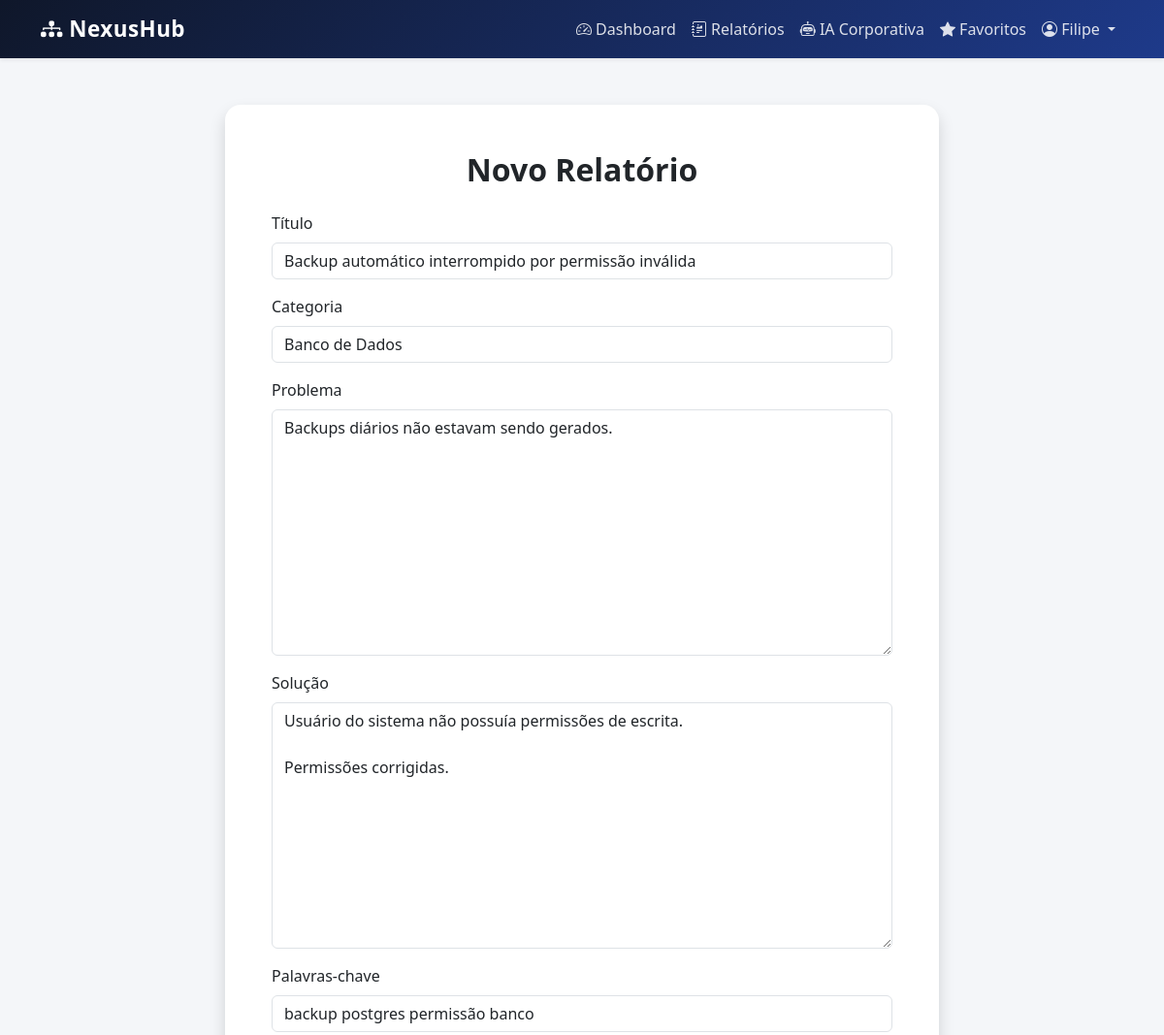
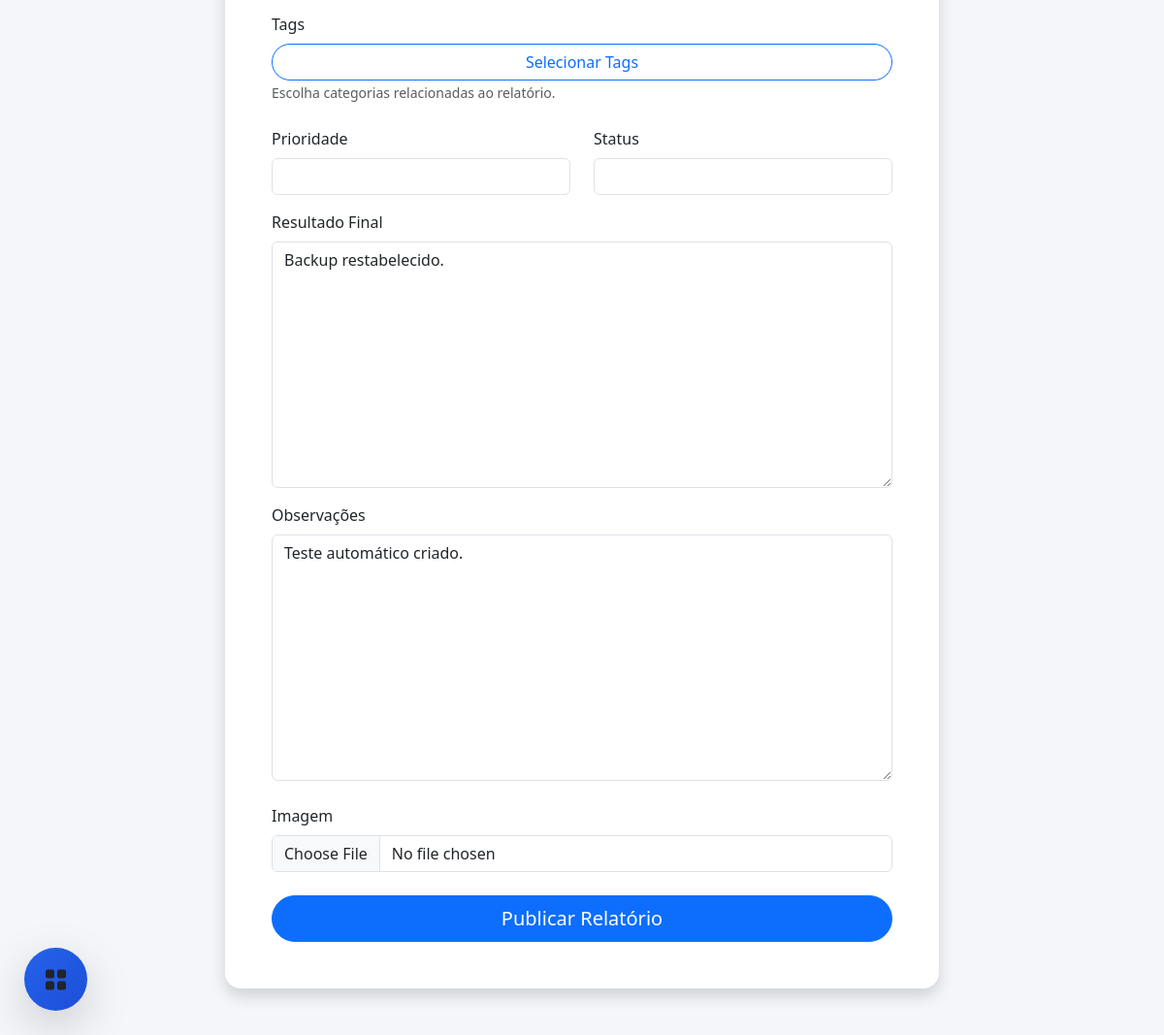
/relatorios/editar/12/ (signed in), run on the app's committed database (2 pictures, top to bottom).
### relatorios/models.py (models this page shows, shortened)
class Relatorio(models.Model):
    STATUS = [
        ('Aberto', 'Aberto'),
        ('Em andamento', 'Em andamento'),
        ('Resolvido', 'Resolvido')
    ]
    PRIORIDADE = [
        ('Baixa', 'Baixa'),
        ('Média', 'Média'),
        ('Alta', 'Alta'),
        ('Crítica', 'Crítica')
    ]
    autor = models.ForeignKey(
        Funcionario,
        on_delete=models.SET_NULL,
        null=True,
        blank=True
    )
    titulo = models.CharField(
        max_length=200
    )
    categoria = models.CharField(
        max_length=100
    )
    problema = models.TextField()
    solucao = models.TextField()
    resultado_final = models.TextField(
        blank=True,
        null=True
    )
    observacoes = models.TextField(
        blank=True,
        null=True
    )
    palavras_chave = models.CharField(
        max_length=300,
        blank=True,
        null=True
    )
    prioridade = models.CharField(
        max_length=20,
        blank=True,
        null=True
    )
    status = models.CharField(
        max_length=20,
        blank=True,
        null=True
    )
    tags = models.ManyToManyField(
        'Tag',
        blank=True
    )
    imagem = models.ImageField(
        upload_to='relatorios/',
        blank=True,
        null=True
    )
    criado_em = models.DateTimeField(
        auto_now_add=True
    )

### relatorios/views.py (the view, shortened to what this page needs)
@login_required
def editar_relatorio(request, relatorio_id):
    relatorio = get_object_or_404(
        Relatorio,
        id=relatorio_id
    )
    funcionario = get_object_or_404(
        Funcionario,
        usuario=request.user
    )
    if request.method == 'POST':
        form = RelatorioForm(
            request.POST,
            request.FILES,
            instance=relatorio
        )
        if form.is_valid():
            HistoricoRelatorio.objects.create(
                relatorio=relatorio,
                editor=funcionario,
                titulo=relatorio.titulo,
                problema=relatorio.problema,
                solucao=relatorio.solucao,
                observacoes=relatorio.observacoes
            )
            form.save()
            messages.success(
                request,
                'Relatório atualizado com sucesso.'
            )
            return redirect(
                'detalhe_relatorio',
                relatorio.id
            )
    else:
        form = RelatorioForm(
            instance=relatorio
        )
    return render(
        request,
        'relatorios/editar_relatorio.html',
        {
            'form': form,
            'relatorio': relatorio
        }
    )

### relatorios/forms.py (shortened to what this page needs)
class RelatorioForm(forms.ModelForm):
    class Meta:
        model = Relatorio
        fields = [
            'titulo',
            'categoria',
            'problema',
            'solucao',
            'resultado_final',
            'observacoes',
            'palavras_chave',
            'prioridade',
            'status',
            'tags',
            'imagem'
        ]
        widgets = {
            'tags': CheckboxSelectMultiple()
        }
    def __init__(self, *args, **kwargs):
        super().__init__(*args, **kwargs)
        for field in self.fields.values():
            field.widget.attrs.update({
                'class': 'form-control'
            })
        self.fields['tags'].widget.attrs.update({
            'class': 'form-check-input'
        })

### relatorios/models.py (called while the page is built)
    def __str__(self):
        return f'#{self.nome}'

### templates/relatorios/editar_relatorio.html (shortened to what this page needs)
{% extends 'base.html' %}
{% block content %}
<div class="container py-5">
    <div class="row justify-content-center">
        <div class="col-md-8">
            <div class="card border-0 shadow rounded-4">
                <div class="card-body p-5">
                    <h2 class="fw-bold mb-4 text-center">
                        Novo Relatório
                    </h2>
                    <form method="POST"
                          enctype="multipart/form-data">
                        <div class="mb-3">
                            <label class="form-label">
                                Título
                            </label>
                            {{ form.titulo }}
                        </div>
                        <div class="mb-3">
                            <label class="form-label">
                                Categoria
                            </label>
                            {{ form.categoria }}
                        </div>
                        <div class="mb-3">
                            <label class="form-label">
                                Problema
                            </label>
                            {{ form.problema }}
                        </div>
                        <div class="mb-3">
                            <label class="form-label">
                                Solução
                            </label>
                            {{ form.solucao }}
                        </div>
                        <div class="mb-3">
                            <label class="form-label">
                                Palavras-chave
                            </label>
                            {{ form.palavras_chave }}
                        </div>
                        <div class="mb-4">
                            <label class="form-label">
                                Tags
                            </label>
                            <button
                                type="button"
                                class="btn btn-outline-primary w-100 rounded-pill"
                                data-bs-toggle="modal"
                                data-bs-target="#tagsModal">
                                Selecionar Tags
                            </button>
                            <small class="text-muted">
                                Escolha categorias relacionadas ao relatório.
                            </small>
                        </div>
                        <div class="row">
                            <div class="col-md-6 mb-3">
                                <label class="form-label">
                                    Prioridade
                                </label>
                                {{ form.prioridade }}
                            </div>
                            <div class="col-md-6 mb-3">
                                <label class="form-label">
                                    Status
                                </label>
                                {{ form.status }}
                            </div>
                        </div>
                        <div class="mb-3">
                            <label class="form-label">
                                Resultado Final
                            </label>
                            {{ form.resultado_final }}
                        </div>
                        <div class="mb-4">
                            <label class="form-label">
                                Observações
                            </label>
                            {{ form.observacoes }}
                        </div>
                        <div class="mb-4">
                            <label class="form-label">
                                Imagem
                            </label>
                            {{ form.imagem }}
                        </div>
                        <button
                            type="submit"
                            class="btn btn-primary
                                   w-100
                                   rounded-pill
                                   btn-lg">
                            Publicar Relatório
                        </button>
                    </form>
                </div>
            </div>
        </div>
    </div>
</div>
{% endblock %}

### templates/base.html (shortened to what this page needs)
<!DOCTYPE html>
<html lang="pt-br">
<head>
    <link
        href="https://cdn.jsdelivr.net/npm/bootstrap@5.3.3/dist/css/bootstrap.min.css"
        rel="stylesheet">
    <link
        rel="stylesheet"
        href="https://cdn.jsdelivr.net/npm/bootstrap-icons@1.11.3/font/bootstrap-icons.min.css">
</head>
<body>
    <nav class="navbar navbar-expand-lg navbar-dark navbar-custom shadow-sm">
        <div class="container">
            <a class="navbar-brand fw-bold"
            href="{% url 'home' %}">
                <i class="bi bi-diagram-3-fill"></i>
                NexusHub
            </a>
            {% if user.is_authenticated %}
            <div class="collapse navbar-collapse"
                id="navbarNexus">
                <ul class="navbar-nav ms-auto align-items-center">
                    <li class="nav-item">
                        <a href="{% url 'dashboard' %}"
                        class="nav-link text-white">
                            <i class="bi bi-speedometer2"></i>
                            Dashboard
                        </a>
                    </li>
                    <li class="nav-item">
                        <a href="{% url 'feed_relatorios' %}"
                        class="nav-link text-white">
                            <i class="bi bi-journal-richtext"></i>
                            Relatórios
                        </a>
                    </li>
                    <li class="nav-item">
                        <a href="{% url 'assistente_ia' %}"
                        class="nav-link text-info">
                            <i class="bi bi-robot"></i>
                            IA Corporativa
                        </a>
                    </li>
                    <li class="nav-item">
                        <a href="{% url 'meus_favoritos' %}"
                        class="nav-link text-warning">
                            <i class="bi bi-star-fill"></i>
                            Favoritos
                        </a>
                    </li>
                    <li class="nav-item dropdown">
                        <a class="nav-link dropdown-toggle text-white"
                        href="#"
                        role="button"
                        data-bs-toggle="dropdown">
                            <i class="bi bi-person-circle"></i>
                            {{ user.first_name|default:user.username }}
                        </a>
                    </li>
                </ul>
            </div>
            {% endif %}
        </div>
    </nav>
    {% block content %}
    {% endblock %}
    {% if user.is_authenticated %}
    <div class="dropdown admin-menu">
        <button
            class="btn rounded-circle shadow-lg botao-admin"
            type="button"
            data-bs-toggle="dropdown">
            <i class="bi bi-grid-fill"></i>
        </button>
    </div>
    {% endif %}
</body>
</html>

### templates/base.html (style rules this page uses)
body { background-color: #f4f6f9; min-height: 100vh; }
.navbar-custom { background: linear-gradient( 135deg, #0f172a, #1e3a8a ); }
.navbar-brand { font-size: 1.4rem; letter-spacing: .5px; }
.nav-link { color: rgba(255,255,255,.85) !important; transition: .3s; }
.admin-menu { position: fixed; bottom: 25px; left: 25px; z-index: 9999; }
.botao-admin { width: 65px; height: 65px; border: none; font-size: 24px; display: flex; align-items: center; justify-content: center; background: linear-gradient( 135deg, #2563eb, #1d4ed8 ); transition: .3s; }

### data on the page
Relatorio: titulo "Backup automático interrompido por permissão inválida", categoria "Banco de Dados", problema "Backups diários não estavam sendo gerados.", solucao "Usuário do sistema não possuía permissões de escrita. Permissões corrigidas.", palavras_chave "backup postgres permissão banco", resultado_final "Backup restabelecido.", observacoes "Teste automático criado."

### other printed values
{{ user.first_name|default:user.username }} "Filipe"
